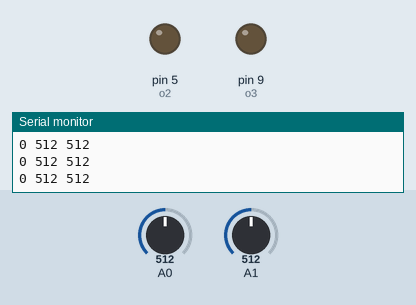
Simulated run of this sketch. Board: Arduino Uno, built with avr-gcc and run on an emulated ATmega328P. Shown: output pins drawn as LEDs (lit = HIGH), the last lines printed to the serial monitor. The test bench sets the inputs (shaded band); at power-on: A1 = 512, A0 = 512.

Above: at 1.3 s.
1.4 s: A1 set to 319
2.9 s: A1 set to 295
At 3.5 s:
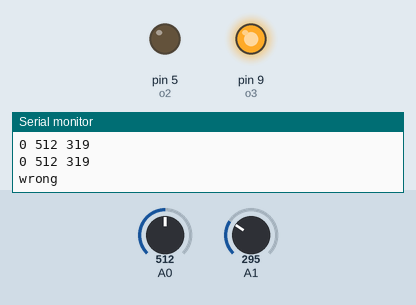
4.5 s: A0 set to 207
7.5 s: A0 set to 192
At 8.2 s:
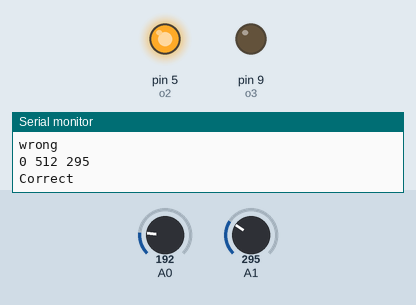
12.0 s: A0 set to 190
Timing chart, 0 to 14.5 s (numbered marks = the images above; inputs shaded):
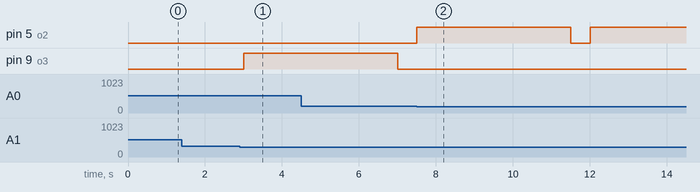

Measured:
- the behaviour switches between 310 and 309 on A1 (found by bisection; images 0 and 1)
- the behaviour switches between 200 and 199 on A0 (found by bisection; images 1 and 2)
- after the input at 2.9 s, pin 9 (o3): LOW → HIGH after 0.10 s
- after the input at 7.5 s, pin 5 (o2): LOW → HIGH at once, → LOW 4.0 s later; pin 9 (o3): stays LOW (without the input it goes to HIGH after 0.01 s)

The sketch:

CyclopsSoundControlBackup.ino
```cpp
char mychar;


 const int o1 = 1;
  const int o2 = 5;
  const int o3 = 9;

// the setup routine runs once when you press reset:
void setup() {

  //pinMode(10, OUTPUT);

  pinMode(o1, OUTPUT);
  pinMode(o2, OUTPUT);
  pinMode(o3, OUTPUT);
  // initialize serial communication at 9600 bits per second:

  digitalWrite(o1, LOW);
  digitalWrite(o2, LOW);
  digitalWrite(o3, LOW);
  Serial.begin(9600);


}


void loop() {
  // read the input on analog pin 0:
  int i1 = digitalRead(0);
  int i2 = analogRead(A0);
  int i3 = analogRead(A1);

  String spacer = " ";

  String group = i1 + spacer + i2 + spacer + i3;

  if(i1 == 1){
    digitalWrite(o1, HIGH);
    Serial.println("Intro");
    delay(4000);
    digitalWrite(o1, LOW);
  }else if(i1 == 0 && i2 >170 && i2 < 200){
  digitalWrite(o2, HIGH);
  Serial.println("Correct");
    delay(4000);
     digitalWrite(o2, LOW);


  }else if(i1 == 0 && i3 >290 && i3 < 310){
  digitalWrite(o3, HIGH);
  Serial.println("wrong");
    delay(4000);
    digitalWrite(o3, LOW);

  }


  //o2 350-400 activgtae
  //o1 digital so need to compare
  //o3  >600

  Serial.println(group);
  //digitalWrite(13, HIGH);   // turn the LED on (HIGH is the voltage level)
  //delay(1000);              // wait for a second
  //digitalWrite(13, LOW);    // turn the LED off by making the voltage LOW
  //tmrpcm.play("nodear.wav"); //the sound file "music" will play each time the arduino powers up, or is reset
  delay(500);
}
```
